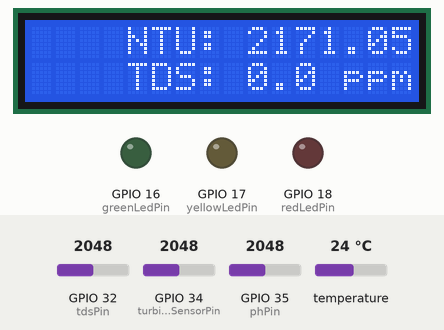
Recording of a sketch running on a simulated ESP32. Shown: 16×2 character LCD, output pins drawn as LEDs (lit = HIGH). Inputs (shaded band) come from the test bench; at power-on: GPIO 34 (turbiditySensorPin) = 2048, GPIO 32 (tdsPin) = 2048, temperature 24 °C, GPIO 35 (phPin) = 2048. WiFi joins after 1.5 s; servers stay silent unless stated; what the sketch prints to the serial monitor is not drawn.

Above: at 4.1 s.
4.2 s: GPIO 34 (turbiditySensorPin) set to 2866
At 5.9 s:
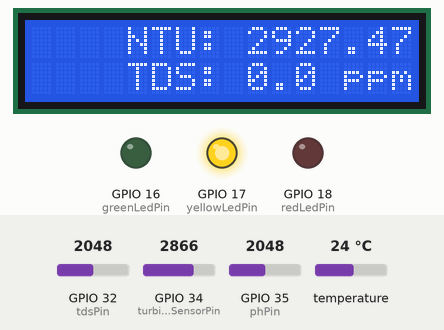
6.6 s: GPIO 32 (tdsPin) set to 1356
At 12.0 s:
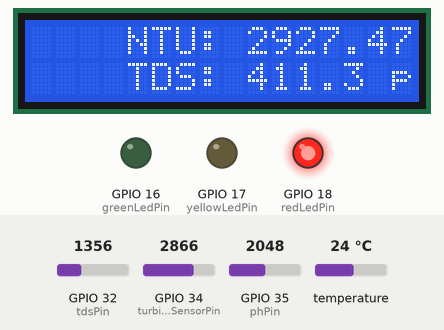
12.3 s: GPIO 32 (tdsPin) set to 1261
13.8 s: temperature set to 22.7 °C
At 15.1 s:
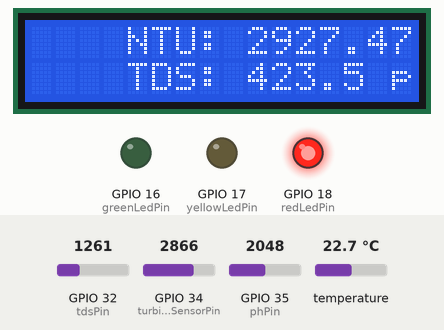
19.9 s: temperature set to 21.5 °C
At 23.3 s:
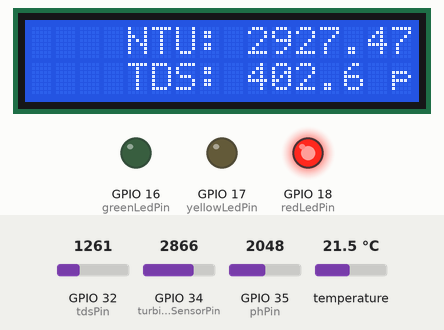
23.6 s: GPIO 34 (turbiditySensorPin) set to 3972
At 24.4 s:
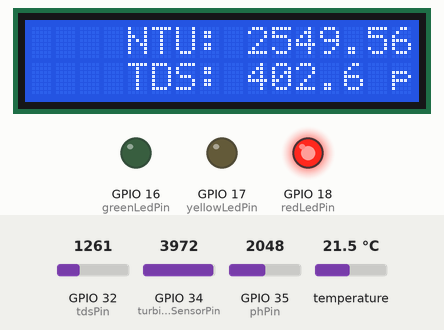
Timing chart, 0 to 26.5 s (numbered marks = the images above; inputs shaded):
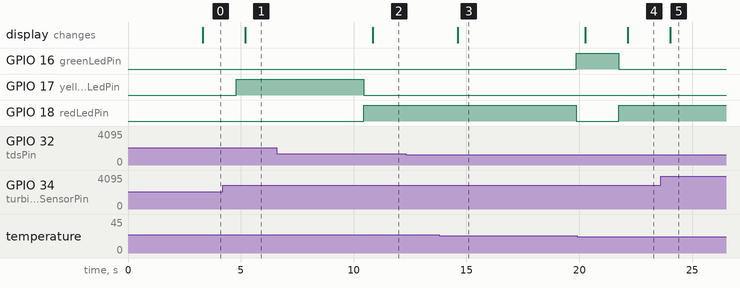

Measured:
- after the input at 4.2 s, the display: changes after 0.99 s (image 1)
- after the input at 6.6 s, the display: changes after 4.2 s (image 2)
- after the input at 12.3 s, every drawn part: stays the same
- after the input at 13.8 s, the display: changes after 0.81 s (image 3)
- after the input at 19.9 s, GPIO 16 (greenLedPin): HIGH → LOW after 1.8 s; GPIO 18 (redLedPin): LOW → HIGH after 1.8 s; the display: first differs from a run without the input after 2.3 s (image 4)
- after the input at 23.6 s, the display: changes after 0.44 s (image 5)

The sketch:

mainEsp32.ino
```cpp
#include <Blynk.h>
#include <BlynkSimpleEsp32.h>

#include <WiFi.h>
#include <WiFiClient.h>
#include <WiFiServer.h>
#include <WiFiUdp.h>

#include <Wire.h>
#include <LiquidCrystal_I2C.h>
#include <OneWire.h>
#include <DallasTemperature.h>
#include <WiFi.h>

#define BLYNK_TEMPLATE_ID "TMPL29gLwY4ZO"
#define BLYNK_TEMPLATE_NAME "Quickstart Template"
#define BLYNK_AUTH_TOKEN "ndzqLRNVdkE0sDO8wQZAAoh7kP-gPElj"

// Parametros de coneccion
char ssid[] = "Tu Red";
char pass[] = "Contraseña";

// used pins
// sda, scl -> 21 , 22
const uint8_t tdsPin = 32;
const uint8_t turbiditySensorPin = 34;
const uint8_t oneWireBus = 5;
const uint8_t phPin = 35;
const uint8_t greenLedPin = 16;
const uint8_t yellowLedPin = 17;
const uint8_t redLedPin = 18;
const uint8_t relay1Pin = 19; // pump
const uint8_t relay2Pin = 2; // CO2
const uint8_t relay3Pin = 4; // heat
const uint8_t relay4Pin = 23; //


// ph
float phValue;
float ph_calibration_value = 20.24 - 0.7; //21.34 - 0.7
unsigned long int ph_analog_average_value;
int16_t ph_buffer_arr[10];
int16_t ph_temp;

// lcd
const uint8_t lcdAddr = 0x27;
LiquidCrystal_I2C lcd = LiquidCrystal_I2C(lcdAddr, 20, 4);
unsigned long lcdShowPreviousMillis = 0;  // will store last time LED was updated
const long lcdShowInterval = 1000;

// tds variables
const uint16_t tdsThreshold = 500; // EPA's maximum contamination level
const float vref = 3.3;  // analog reference voltage(Volt) of the ADC
const float adcResolution = 4096; // 12 bit ADC
const uint16_t sampleTdsPointCounts = 20;
float tdsValue;
const float tdsLowWarningSet = 150; // ppm
const float tdsHighWarningSet = 400; // ppm
int analogBuffer[sampleTdsPointCounts];
int analogBufferTemp[sampleTdsPointCounts];
int analogBufferIndex = 0;
int copyIndex = 0;
float averageVoltage = 0;


// turbidity variables
const uint16_t lowNTUThreshold = 20;
const uint16_t mediumNTUThreshold = 50;
float voltage = 0.0;
float ntuValue = 0.0;
int ntuSamples = 500;


// ds18b20
OneWire oneWire(oneWireBus);
DallasTemperature ds18b20(&oneWire);
float temperatureValue = 25; // ref temp if no sensor
const float temperatureLowerSet = 25.0;
const float temperatureUpperSet = 28.0;

void setup(){
    Serial.begin(115200);

    // pin config
    pinMode(greenLedPin, OUTPUT);
    pinMode(yellowLedPin, OUTPUT);
    pinMode(redLedPin, OUTPUT);
    pinMode(tdsPin, INPUT);
    pinMode(turbiditySensorPin, INPUT);

    // ds18b20 init
    ds18b20.begin();

    // lcd init
    lcd.init();
    lcdWelcomeMessage();
    delay(1000);
    Blynk.begin(BLYNK_AUTH_TOKEN, ssid, pass);
}

void loop(){
    Blynk.run();

    // tds
    sampleTDS();
    readAndCheckTds();

    // temp
    checkTemperature();

    // turbidity
    readAndCheckTurbidity();

    // ph
    readAndCheckPH();

    // LCD SHOW
    unsigned long currentMillis = millis();
    if (currentMillis - lcdShowPreviousMillis >= lcdShowInterval)
    {
        // Save the last time you blinked the LED
        lcdShowPreviousMillis = currentMillis;
        showParametersOnLcd();
    }

    //
}


// ===========  Helper functions  =============
void lcdWelcomeMessage(){
    lcd.backlight();
    lcd.setCursor(5, 0);
    lcd.print("BIENVENIDO");
    lcd.setCursor(9, 1);
    lcd.print("A");
    lcd.setCursor(5, 2);
    lcd.print("MEDIDOR PH");
}

void CheckTDSLevelThreshold(){
    if (tdsValue < tdsLowWarningSet){
      digitalWrite(redLedPin, LOW);
      digitalWrite(yellowLedPin, HIGH);
      digitalWrite(greenLedPin, LOW);
    }
    else if (tdsValue > tdsHighWarningSet){
      digitalWrite(redLedPin, HIGH);
      digitalWrite(yellowLedPin, LOW);
      digitalWrite(greenLedPin, LOW);
    }
    else{
      digitalWrite(redLedPin, LOW);
      digitalWrite(yellowLedPin, LOW);
      digitalWrite(greenLedPin, HIGH);
    }
}

void showParametersOnLcd(){
    lcd.clear();
    // Title
    // lcd.setCursor(0, 0);
    // lcd.print("==== PARAMETROS ====");

    //Turbidity
    lcd.setCursor(4, 0);
    lcd.print("NTU: ");
    lcd.print(ntuValue);

    // PH
    lcd.setCursor(5, 1);
    lcd.print("PH: ");
    lcd.print(phValue);

    // temp
    lcd.setCursor(6, 2);
    lcd.print("T: ");
    lcd.print(temperatureValue);
    lcd.print(" C");

    // TDS
    lcd.setCursor(4, 3);
    lcd.print("TDS: ");
    lcd.print(tdsValue, 1);
    lcd.print(" ppm");
}

float getDS18B20TemperatureC(){
    ds18b20.requestTemperatures();
    float temperatureC = ds18b20.getTempCByIndex(0);
    return temperatureC;
}

int getMedianNum(int bArray[], int iFilterLen){
  int bTab[iFilterLen];
  for (byte i = 0; i < iFilterLen; i++)
    bTab[i] = bArray[i];
  int i, j, bTemp;
  for (j = 0; j < iFilterLen - 1; j++) {
    for (i = 0; i < iFilterLen - j - 1; i++) {
      if (bTab[i] > bTab[i + 1]) {
        bTemp = bTab[i];
        bTab[i] = bTab[i + 1];
        bTab[i + 1] = bTemp;
      }
    }
  }
  if ((iFilterLen & 1) > 0) {
    bTemp = bTab[(iFilterLen - 1) / 2];
  } else {
    bTemp = (bTab[iFilterLen / 2] + bTab[iFilterLen / 2 - 1]) / 2;
  }
  return bTemp;
}

void sampleTDS() {
  static unsigned long analogSampleTimePoint = millis();
  if (millis() - analogSampleTimePoint > 40U) {
    analogSampleTimePoint = millis();
    analogBuffer[analogBufferIndex] = analogRead(tdsPin);
    analogBufferIndex++;
    if (analogBufferIndex == sampleTdsPointCounts) {
      analogBufferIndex = 0;
    }
  }
}

void readAndCheckTds() {
  static unsigned long printTimePoint = millis();
  if (millis() - printTimePoint > 800U) {
    temperatureValue = getDS18B20TemperatureC(); // get the current Temp.

    printTimePoint = millis();
    for (copyIndex = 0; copyIndex < sampleTdsPointCounts; copyIndex++) {
      analogBufferTemp[copyIndex] = analogBuffer[copyIndex];
    }

    averageVoltage = getMedianNum(analogBufferTemp, sampleTdsPointCounts) * (float)vref / adcResolution;

    float compensationCoefficient = 1.0 + 0.02 * (temperatureValue - 25.0);
    float compensationVoltage = averageVoltage / compensationCoefficient;

    tdsValue = (133.42 * compensationVoltage * compensationVoltage * compensationVoltage - 255.86 * compensationVoltage * compensationVoltage + 857.39 * compensationVoltage) * 0.5;

    CheckTDSLevelThreshold();
  }
}

void checkTemperature(){
  // the temperature was already read before calling this function
  // temperatureValue = getDS18B20TemperatureC();

  if (temperatureValue < temperatureLowerSet)
  {
    digitalWrite(relay3Pin, LOW);
  }
  else if (temperatureValue > temperatureUpperSet)
  {
    digitalWrite(relay3Pin, HIGH);
  }
}


void readAndCheckTurbidity()
{
  voltage = 0;
  for (int i = 0; i < ntuSamples; i++)
  {
    voltage += ((float)analogRead(turbiditySensorPin) / 4095.0) * 3.3; // Mapeo de la lectura analógica para 12-bit
  }
  voltage = voltage / ntuSamples;
  voltage = roundToDecimalPlaces(voltage, 1);

  // Según la curva de la gráfica y formula del sensor
  if (voltage < 1.65)
  {
    ntuValue = 3000;
  }
  else
  {
    ntuValue = -1120.4 * (voltage * voltage) + 5742.3 * voltage - 4352.9;
  }

  CheckTurbidityThresholds();
}


float roundToDecimalPlaces(float in_value, int decimal_place) {
  float multiplier = powf(10.0f, decimal_place);
  in_value = roundf(in_value * multiplier) / multiplier;
  return in_value;
}


void CheckTurbidityThresholds()
{
  if (ntuValue > mediumNTUThreshold)
  {
    // Print Warning
    Serial.println("El valor de Turbidez NTU esta por encima del Limite Medio (50)");
  }
}

void readAndCheckPH()
{
  for (int i = 0; i < 10; i++)
  {
    ph_buffer_arr[i] = analogRead(phPin);
    delay(30);
  }
  for (int i = 0; i < 9; i++)
  {
    for (int j = i + 1; j < 10; j++)
    {
      if (ph_buffer_arr[i] > ph_buffer_arr[j])
      {
        ph_temp = ph_buffer_arr[i];
        ph_buffer_arr[i] = ph_buffer_arr[j];
        ph_buffer_arr[j] = ph_temp;
      }
    }
  }
  ph_analog_average_value = 0;
  for (int i = 2; i < 8; i++)
  {
    ph_analog_average_value += ph_buffer_arr[i];
  }

  float phVoltage = (float)ph_analog_average_value * 3.3 / adcResolution / 6;
  // float phVoltage = (float)ph_analog_average_value * 3.3 / 4096.0 / 6;
  // Serial.print("Voltage: " + (String)phVoltage);

  // getting the PH Value
  phValue = -5.70 * phVoltage + ph_calibration_value;

  checkPHThresholds();
}

void checkPHThresholds()
{
  if (phValue < 6)
  {
    digitalWrite(relay1Pin, LOW); // pump
    digitalWrite(relay2Pin, HIGH);
  }
  else if (phValue > 7)
  {
    digitalWrite(relay1Pin, HIGH);
    digitalWrite(relay2Pin, LOW); // co2
  }
  else
  {
    digitalWrite(relay1Pin, HIGH); // off both
    digitalWrite(relay2Pin, HIGH);
  }
}
```
